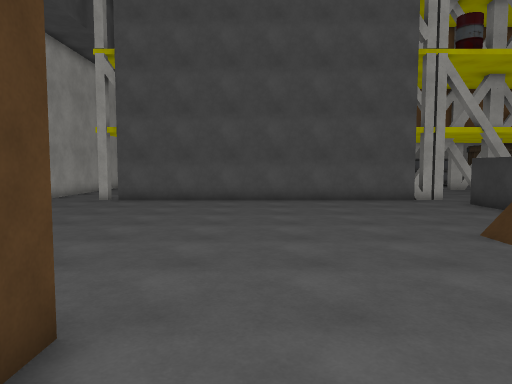
View 1 (above)

24 first-person views from a walk through a scene from a Unity 3-D project. The camera is 1.5 m above the floor, tilts 4° down and sees 70° across. The floor is counted in squares, 1 m on a side. Each view is taken from the middle of a square. On the plan, view 1 faces up. The plan holds only what a view shows up to about 16 squares ahead; the rest is blank. The place goes on beyond the plan. The player is left out. Some surface patterns are stand-ins.

View 2
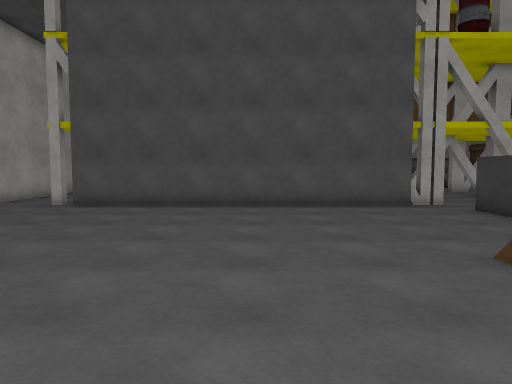

View 3
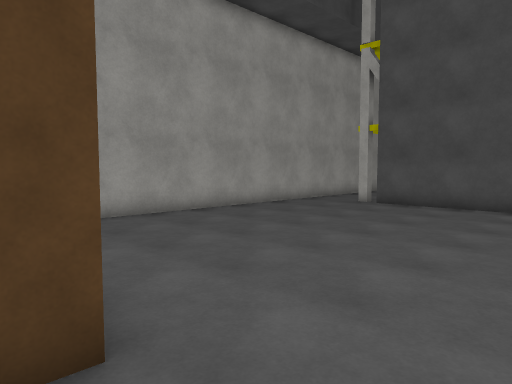

View 4
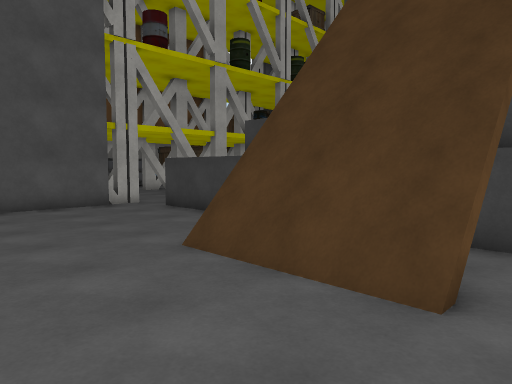

View 5
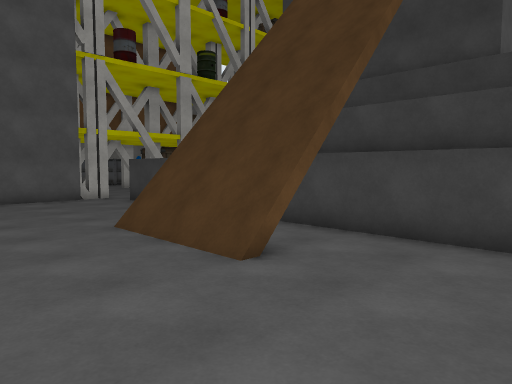

View 6
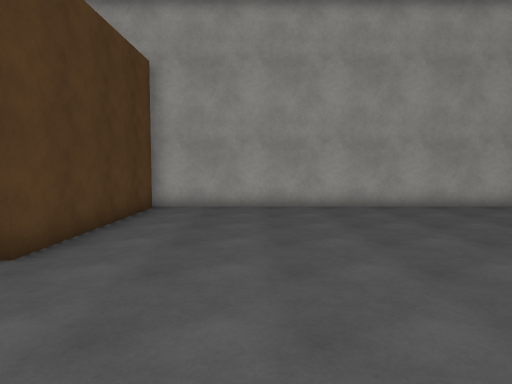

View 7
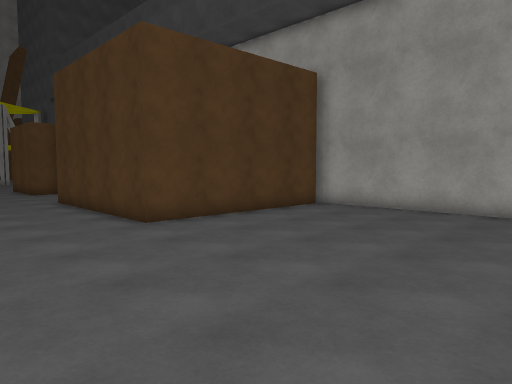

View 8
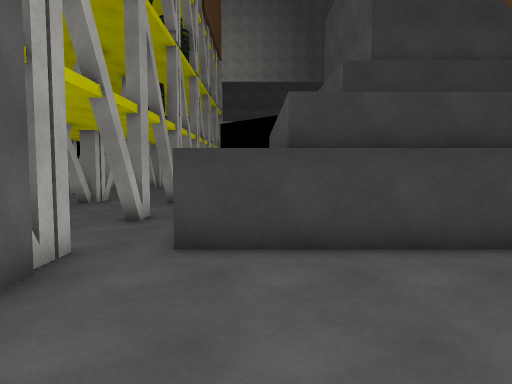

View 9
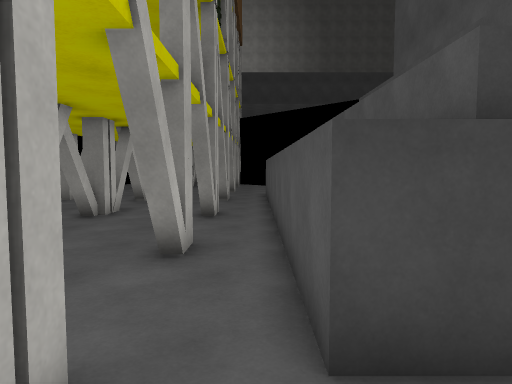

View 10
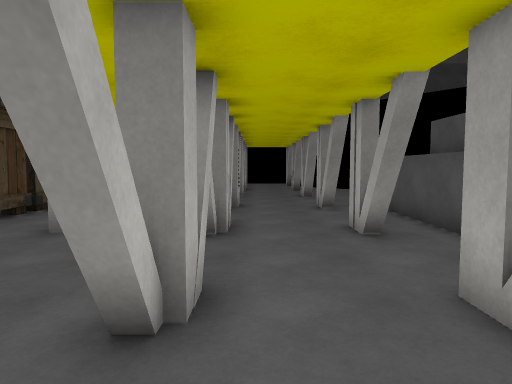

View 11
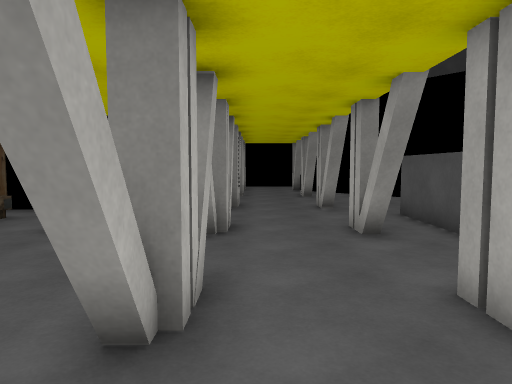

View 12
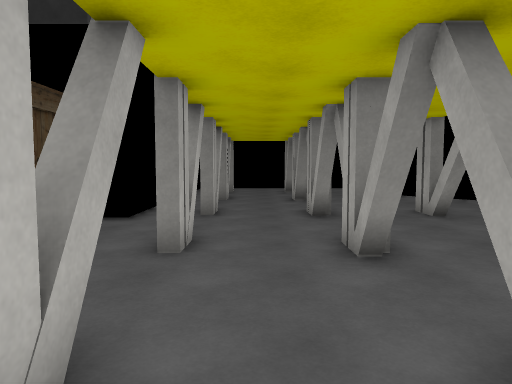

View 13
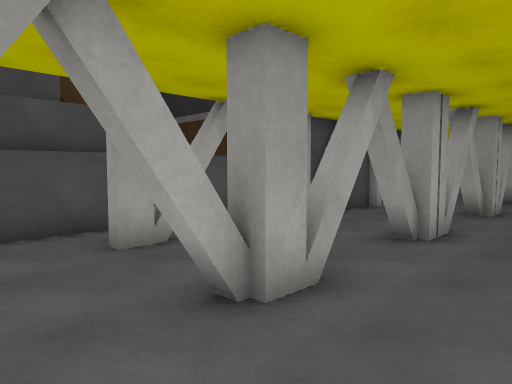

View 14
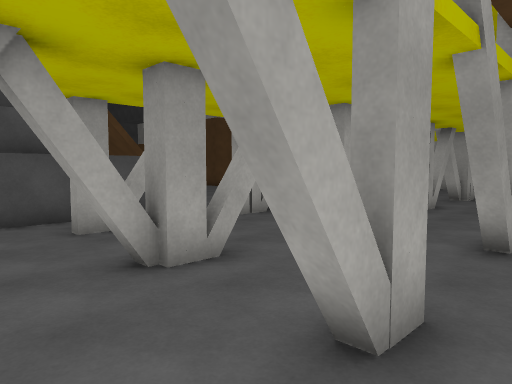

View 15
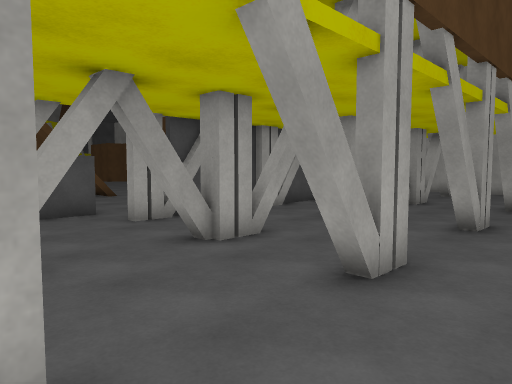

View 16
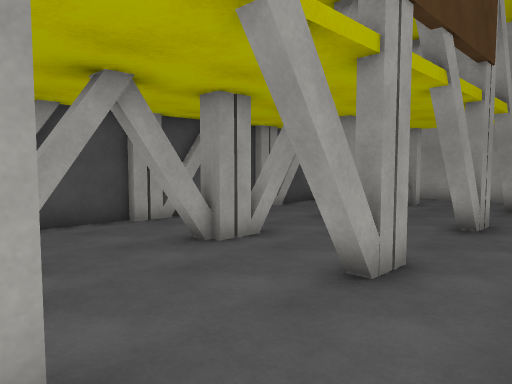

View 17
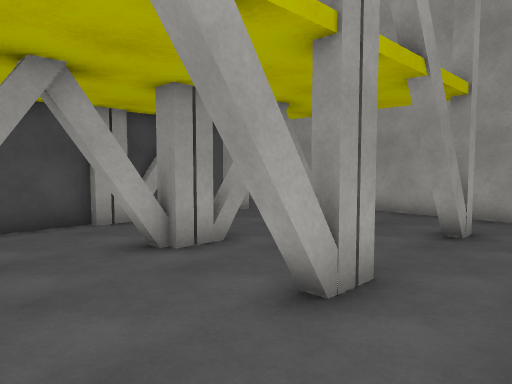

View 18
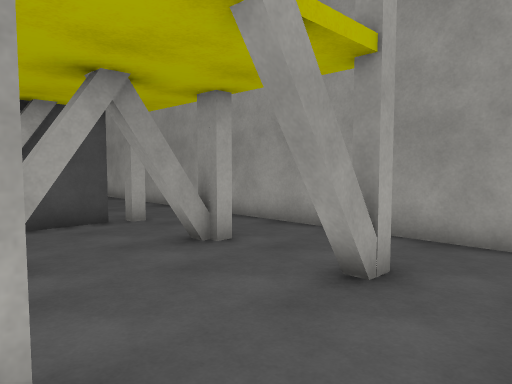

View 19
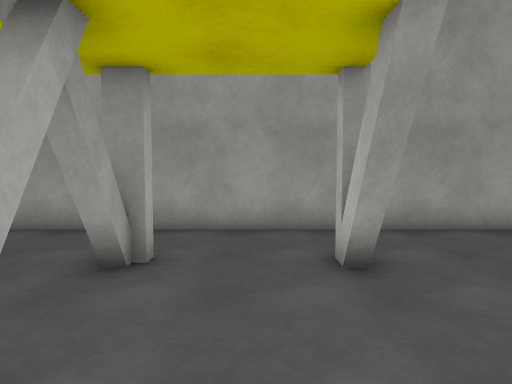

View 20
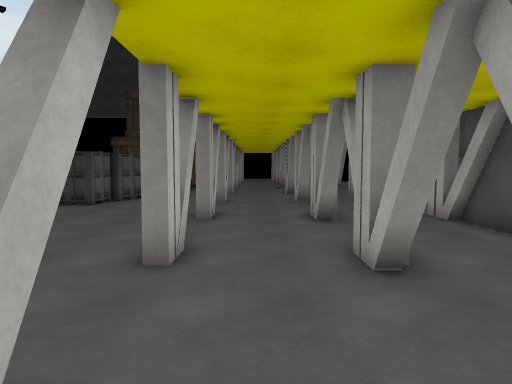

View 21
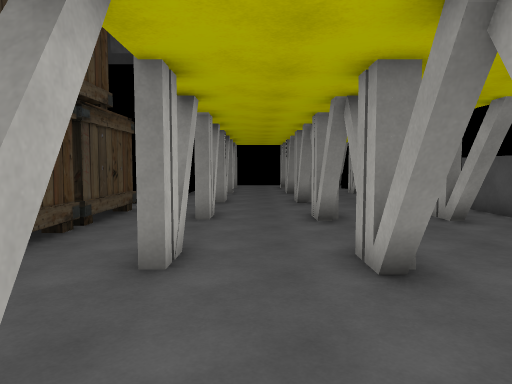

View 22
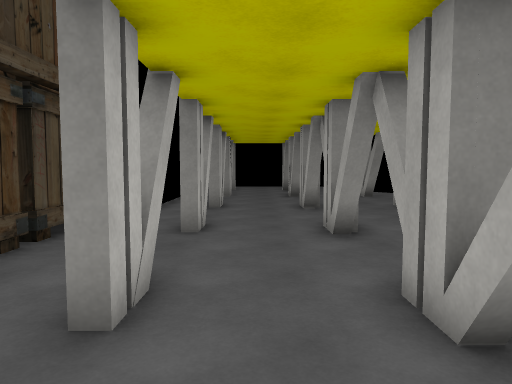

View 23
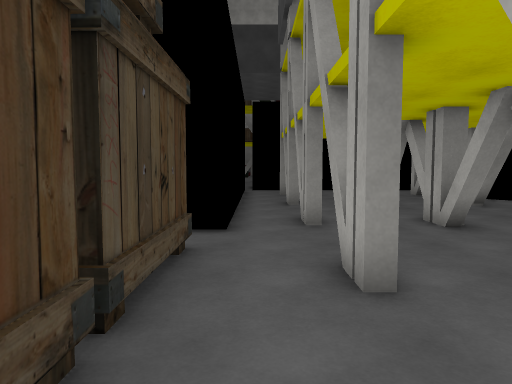

View 24
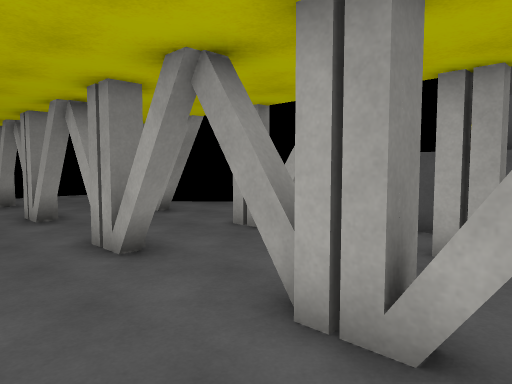

### Floor plan
Key: @ floor where view 1 was taken; # wall or solid block; x gap in a wall; . floor; = window, fence, low wall or low ledge; ^ raised ledge; C crate.
Columns run from 10 left of view 1 to 31 right of it. Each row starts with its distance up from view 1.
 26 #.....  .   .........  .   CCCCCC##..   #
 25 #.....................    ................
 24 #..##...##...##...##...##...##...##...##..
 23 #..##...##...##...##...##...##...##...##..
 22 #.........................................
 21 #.........................................
 20 #...#.x###.x###.x###.x###.####.####.####.#
 19 #.........................................
 18 #........................................
 17 #.....###..###..###..###..###..###..###..#
 16 #..#x##############..###..###..###..## ..#
 15 #.........................................
 14 #..................^^^^^^^^^^^^^^^^^......
 13 #..................^
 12 #..................#
 11 #..................#
 10 #..................#
  9 #..................#
  8 #..............=## #
  7 #..............=##
  6 #..............=##
  5 #..............=##.#
  4 #..............=##.#
  3 #########......=#..#
  2         #..........#
  1         #..........#
  0         #.@. ......#
 -1         #...

Positions as (right, up) in squares from view 1, and headings:
1: (0, 0), facing up
2: (1, 2), facing up
3: (1, 2), facing up-left
4: (1, 2), facing up-right
5: (1, -1), facing up-right
6: (4, 7), facing left
7: (3, 12), facing down-left
8: (2, 13), facing right
9: (6, 15), facing right
10: (9, 19), facing right
11: (14, 19), facing right
12: (16, 22), facing right
13: (16, 23), facing down-left
14: (16, 25), facing down-left
15: (13, 26), facing down-left
16: (8, 26), facing down-left
17: (2, 26), facing down-left
18: (-2, 26), facing down-left
19: (-1, 22), facing left
20: (-3, 22), facing right
21: (12, 22), facing right
22: (14, 22), facing right
23: (18, 25), facing right
24: (21, 23), facing down-right
